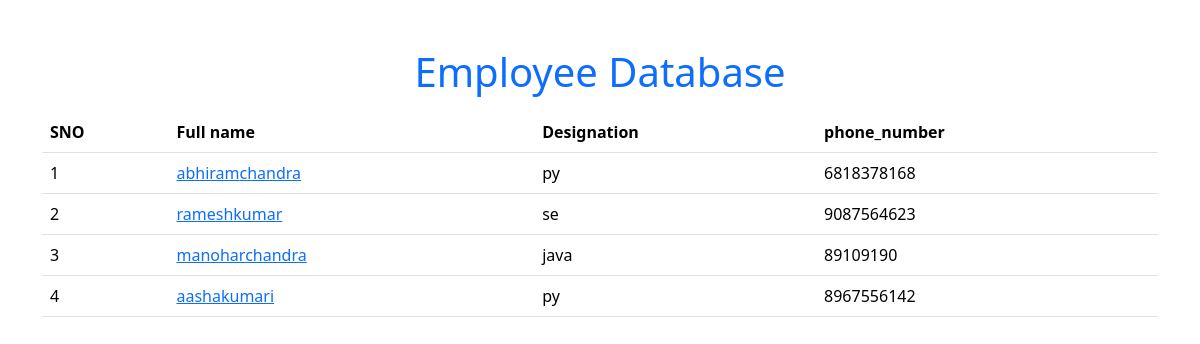
The page / on the database its author committed.
### salary/models.py (models this page shows, shortened)
class Employee(models.Model):
    first_name=models.CharField(max_length=100)
    last_name=models.CharField(max_length=100)
    photo=models.ImageField(upload_to='images')
    designation=models.CharField(max_length=100)
    email_address=models.EmailField(max_length=100,unique=True)
    phone_number=models.CharField(max_length=10,blank=True)

### employee/views.py (the view)
# urls.py: 2. Add a URL to urlpatterns:  path('', views.home, name='home')
def home(request):
    employees=Employee.objects.all()
    context={
        'employees':employees,
    }
    return render(request,'home.html',context)

### templates/home.html (shortened to what this page needs)
<!DOCTYPE html>
<html lang="en">
<head>
    <link href="https://cdn.jsdelivr.net/npm/bootstrap@5.3.2/dist/css/bootstrap.min.css" rel="stylesheet">
</head>
<body>
    <div class="container mt-5">
        <h1 class="text-center text-primary">Employee Database</h1>
      <table class="table table-hover mt-3">
            <thead>
                <th>SNO</th>
                <th>Full name</th>
                <th>Designation</th>
                <th>phone_number</th>
            </thead>
            <tbody>
          {% for x in employees %}
         <tr>
            <td>{{forloop.counter}}</td>
            <td><a href="{% url 'employee_detail' x.id %}">{{x.first_name}}{{x.last_name}}</td>
            <td>{{x.designation}}</td>
            <td>{{x.phone_number}}</td>
         </tr>
          {% endfor %}
    </tbody>
  </table>
</div>
</body>
</html>

### rows shown on the page
Employee: first_name "abhiram", last_name "chandra", designation "py", phone_number "6818378168"
Employee: first_name "ramesh", last_name "kumar", designation "se", phone_number "9087564623"
Employee: first_name "manohar", last_name "chandra", designation "java", phone_number "89109190"
Employee: first_name "aasha", last_name "kumari", designation "py", phone_number "8967556142"
